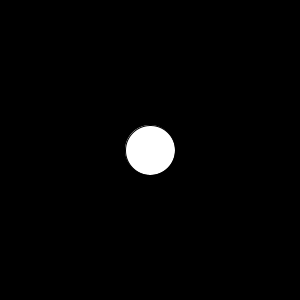
Frame 1 (no input)
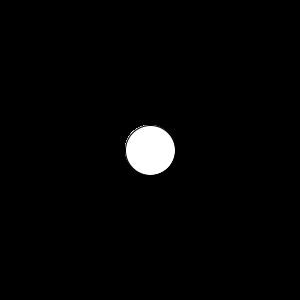
Frame 60 (the mouse pressed at the canvas centre just before this capture)
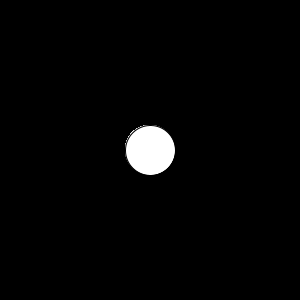
Frame 120 (the mouse held since frame 60 and released just before this capture)

The Processing sketch that drew these frames (run headless with seeded random() and noise(); from frame 60 on, the mouse is pressed at the canvas centre):

// Processing sketch: Keypress_part_4
// ── Keypress_part_4.pde
void setup() {
  size(300,300);
  background(0);
}
void draw() {
  if (keyPressed) {
    if ((key >= 32) && (key <= 126)) {
      float x = (key - 32) * 7;
      color y = color(x,0,0);
  fill(y);
    }
  }
  ellipse(150,150,50,50);
}
